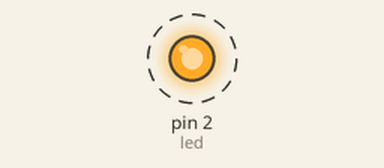
Simulated run of this sketch. Board: Arduino Uno, built with avr-gcc and run on an emulated ATmega328P. On the bench: output pins drawn as LEDs (lit = HIGH). Dashed ring = blinking.

Above: at 0.2 s.
Timing chart, 0 to 3.0 s (numbered marks = the images above):
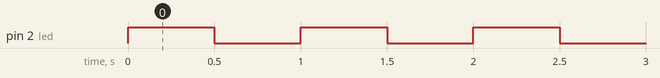

Measured:
- by itself, pin 2 (led): alternates HIGH for 0.50 s and LOW for 0.50 s

The sketch:

blinky.ino
```cpp
#define led 2

void setup() {
  // put your setup code here, to run once:
  pinMode(led, OUTPUT);
}

void loop() {
  // put your main code here, to run repeatedly:
  Serial.print("Hello World!");
  digitalWrite(led, HIGH);
  delay(500);

  digitalWrite(led, LOW);
  delay(500);
}
```
